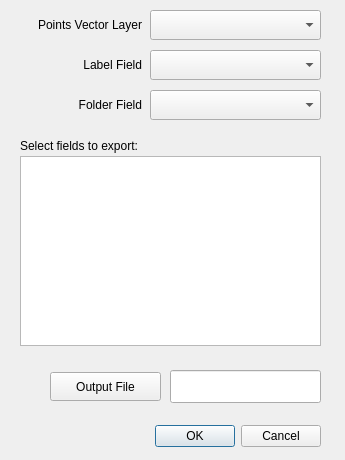
<?xml version="1.0" encoding="UTF-8"?>
<ui version="4.0">
 <class>layer2kmzDialogBase</class>
 <widget class="QDialog" name="layer2kmzDialogBase">
  <property name="geometry">
   <rect>
    <x>0</x>
    <y>0</y>
    <width>345</width>
    <height>460</height>
   </rect>
  </property>
  <property name="minimumSize">
   <size>
    <width>345</width>
    <height>460</height>
   </size>
  </property>
  <property name="maximumSize">
   <size>
    <width>345</width>
    <height>460</height>
   </size>
  </property>
  <property name="windowTitle">
   <string>layer2kmz</string>
  </property>
  <widget class="QDialogButtonBox" name="button_box">
   <property name="geometry">
    <rect>
     <x>20</x>
     <y>420</y>
     <width>301</width>
     <height>32</height>
    </rect>
   </property>
   <property name="orientation">
    <enum>Qt::Horizontal</enum>
   </property>
   <property name="standardButtons">
    <set>QDialogButtonBox::Cancel|QDialogButtonBox::Ok</set>
   </property>
  </widget>
  <widget class="QComboBox" name="layerCombo">
   <property name="geometry">
    <rect>
     <x>150</x>
     <y>10</y>
     <width>171</width>
     <height>30</height>
    </rect>
   </property>
  </widget>
  <widget class="QLabel" name="layerLabel">
   <property name="geometry">
    <rect>
     <x>-30</x>
     <y>10</y>
     <width>172</width>
     <height>30</height>
    </rect>
   </property>
   <property name="text">
    <string>Points Vector Layer</string>
   </property>
   <property name="alignment">
    <set>Qt::AlignRight|Qt::AlignTrailing|Qt::AlignVCenter</set>
   </property>
  </widget>
  <widget class="QComboBox" name="folderCombo">
   <property name="enabled">
    <bool>true</bool>
   </property>
   <property name="geometry">
    <rect>
     <x>150</x>
     <y>90</y>
     <width>171</width>
     <height>30</height>
    </rect>
   </property>
   <property name="statusTip">
    <string/>
   </property>
  </widget>
  <widget class="QLabel" name="folderLabel">
   <property name="geometry">
    <rect>
     <x>-30</x>
     <y>90</y>
     <width>172</width>
     <height>30</height>
    </rect>
   </property>
   <property name="text">
    <string>Folder Field</string>
   </property>
   <property name="alignment">
    <set>Qt::AlignRight|Qt::AlignTrailing|Qt::AlignVCenter</set>
   </property>
  </widget>
  <widget class="QListWidget" name="exportList">
   <property name="geometry">
    <rect>
     <x>20</x>
     <y>156</y>
     <width>301</width>
     <height>190</height>
    </rect>
   </property>
   <property name="toolTip">
    <string>&lt;html&gt;&lt;head/&gt;&lt;body&gt;&lt;p&gt;Fields found in the join table and that will be splitted to an independent shapefile.&lt;/p&gt;&lt;/body&gt;&lt;/html&gt;</string>
   </property>
   <property name="selectionMode">
    <enum>QAbstractItemView::ExtendedSelection</enum>
   </property>
  </widget>
  <widget class="QLabel" name="exportLabel">
   <property name="geometry">
    <rect>
     <x>20</x>
     <y>136</y>
     <width>151</width>
     <height>19</height>
    </rect>
   </property>
   <property name="text">
    <string>Select fields to export:</string>
   </property>
  </widget>
  <widget class="QToolButton" name="outputButton">
   <property name="geometry">
    <rect>
     <x>50</x>
     <y>372</y>
     <width>111</width>
     <height>29</height>
    </rect>
   </property>
   <property name="toolTip">
    <string>&lt;html&gt;&lt;head/&gt;&lt;body&gt;&lt;p&gt;Select an output folder to export all layers.&lt;/p&gt;&lt;/body&gt;&lt;/html&gt;</string>
   </property>
   <property name="text">
    <string>Output File</string>
   </property>
  </widget>
  <widget class="QLineEdit" name="outputLine">
   <property name="geometry">
    <rect>
     <x>170</x>
     <y>370</y>
     <width>151</width>
     <height>33</height>
    </rect>
   </property>
  </widget>
  <widget class="QComboBox" name="labelCombo">
   <property name="enabled">
    <bool>true</bool>
   </property>
   <property name="geometry">
    <rect>
     <x>150</x>
     <y>50</y>
     <width>171</width>
     <height>30</height>
    </rect>
   </property>
   <property name="statusTip">
    <string/>
   </property>
  </widget>
  <widget class="QLabel" name="labelLabel">
   <property name="geometry">
    <rect>
     <x>-30</x>
     <y>50</y>
     <width>172</width>
     <height>30</height>
    </rect>
   </property>
   <property name="text">
    <string>Label Field</string>
   </property>
   <property name="alignment">
    <set>Qt::AlignRight|Qt::AlignTrailing|Qt::AlignVCenter</set>
   </property>
  </widget>
 </widget>
 <tabstops>
  <tabstop>layerCombo</tabstop>
  <tabstop>folderCombo</tabstop>
  <tabstop>exportList</tabstop>
  <tabstop>outputButton</tabstop>
  <tabstop>outputLine</tabstop>
  <tabstop>button_box</tabstop>
 </tabstops>
 <resources/>
 <connections>
  <connection>
   <sender>button_box</sender>
   <signal>accepted()</signal>
   <receiver>layer2kmzDialogBase</receiver>
   <slot>accept()</slot>
   <hints>
    <hint type="sourcelabel">
     <x>20</x>
     <y>20</y>
    </hint>
    <hint type="destinationlabel">
     <x>20</x>
     <y>20</y>
    </hint>
   </hints>
  </connection>
  <connection>
   <sender>button_box</sender>
   <signal>rejected()</signal>
   <receiver>layer2kmzDialogBase</receiver>
   <slot>reject()</slot>
   <hints>
    <hint type="sourcelabel">
     <x>20</x>
     <y>20</y>
    </hint>
    <hint type="destinationlabel">
     <x>20</x>
     <y>20</y>
    </hint>
   </hints>
  </connection>
 </connections>
</ui>
